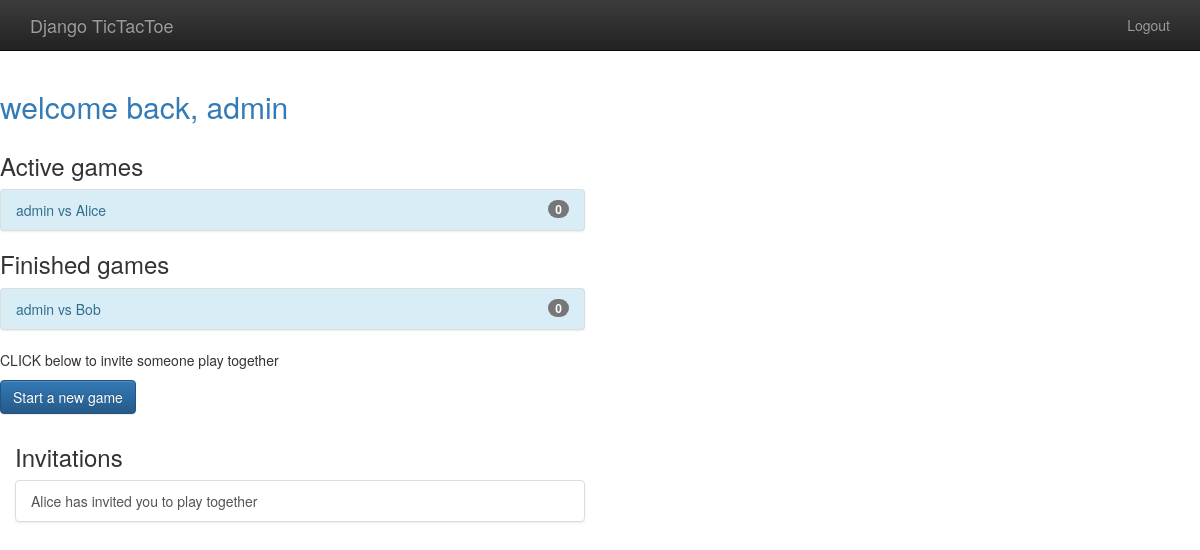
/player/home (signed in), run on an earlier commit of the app's database.
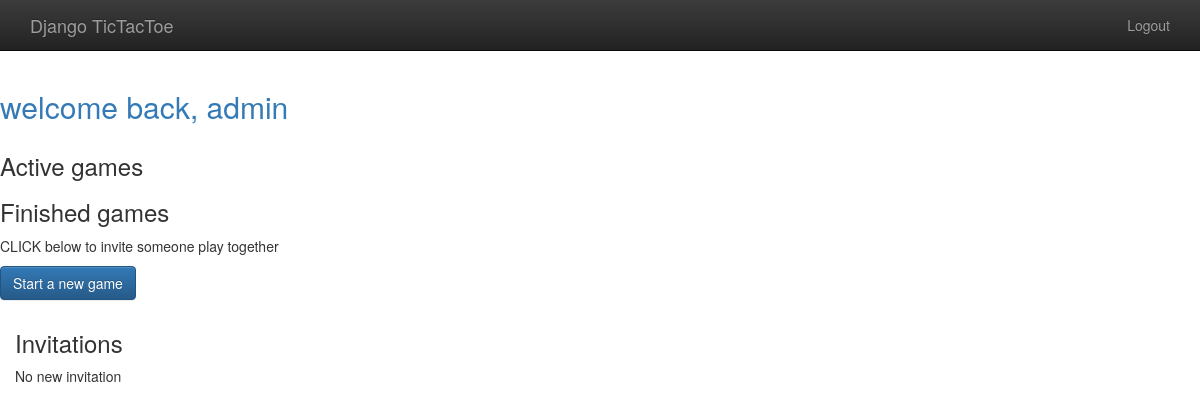
And on a later commit of the database.
### gameplay/models.py (models this page shows, shortened)
class Game(models.Model):
    first_player = models.ForeignKey(User, related_name="games_first_player", on_delete=models.CASCADE)
    second_player = models.ForeignKey(User, related_name="games_second_player", on_delete=models.CASCADE)
    start_time = models.DateTimeField(auto_now_add=True)
    last_active = models.DateTimeField(auto_now=True)
    status = models.CharField(max_length=1, default='F', choices=GAME_STATUS_CHOICES)
    objects = GamesQuerySet.as_manager()
    def get_absolute_url(self):
        return reverse("gameplay_detail", args=[self.id])
    def __str__(self):
        return f"{self.first_player} vs {self.second_player}"

### player/models.py (models this page shows)
class Invitation(models.Model):
    from_user = models.ForeignKey(User, related_name='invitation_send', on_delete=models.CASCADE)
    to_user = models.ForeignKey(
        User,
        related_name='invitation_received',
        verbose_name="User to invite",
        help_text="Select user you want to play with", on_delete=models.CASCADE)
    message = models.CharField(
        max_length=300, blank=True,
        verbose_name="Optional Message",
        help_text="It's nice to say hello.")
    timestamp = models.DateTimeField(auto_now_add=True)

### player/views.py (the view)
# urls.py: path('home', home, name="player_home"),
@login_required()
def home(request):
    my_games = Game.objects.games_for_user(request.user)
    active_games = my_games.active()
    finished_games = my_games.difference(active_games)
    invitations = request.user.invitation_received.all()
    return render(request, "player/home.html",
                {'active_games': active_games,
                'finished_games':finished_games,
                'invitations': invitations})

### gameplay/models.py (called while the page is built)
    def games_for_user(self, user):
        return self.filter(
            Q(first_player=user) or Q(second_player=user)
        )

    def active(self):
        return self.filter(
            Q(status='F') or Q(status='S')
        )

### templates/player/home.html (shortened to what this page needs)
{% extends "base.html" %}
{% load static %}
{% block content %}
    <h2 class="text-primary">welcome back, {{ user.username }} </h2>
    <div class="row">
        <div class="col-md-6">
            <h3>Active games</h3>
            {% include "player/game_list_snippets.html" with games_list=active_games %}
            <h3>Finished games</h3>
            {% include "player/game_list_snippets.html" with games_list=finished_games %}
            <p>CLICK below to invite someone play together</p>
            <p>
                <a class="btn btn-primary" href="{% url 'player_new_invitation' %}">Start a new game</a>
            </p>
        </div>
    </div>
    <div class="col-md-6">
        <h3>Invitations</h3>
        {% if invitations %}
            <div class="list-group">
                {% for inv in invitations %}
                    <a class="list-group-item" href="{% url 'player_accept_invitation' id=inv.id %}">
                        {{ inv.from_user.username }} has invited you to play together
                    </a>
                {% endfor %}
            </div>
        {% else %}
            <p>No new invitation</p>
        {% endif %}
    </div>
{% endblock %}

### templates/player/game_list_snippets.html (shortened to what this page needs)
{% if games_list %}
    <div class="list-group bg-info">
        {% for game in games_list %}
            <a class="list-group-item list-group-item-info"
            href="{{ game.get_absolute_url }}">
                {{game}}
                <span class="badge"> {{game.move_set.count}} </span>
            </a>
        {% endfor %}
    </div>
{% endif %}

What changed in the data, as far as the page shows it:
no longer on this page (row edited): Game: first_player+second_player "admin vs Alice", move_set.count "0"
removed Game: first_player+second_player "admin vs Bob", move_set.count "0"
removed Invitation: from_user.username "Alice"
Also different on the page:
text now shown: "No new invitation"
